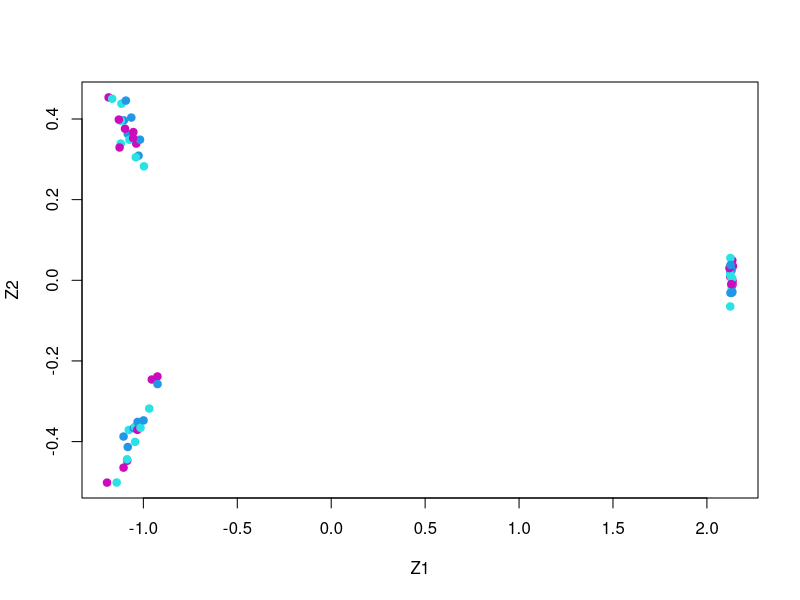

Here is the R script that generated this plot: (Note: this script raises an error after producing the figure.)
# MA 543/DS 502 HW5 - Problem 7/question 10
library('e1071')
set.seed(123)
# 60 random obs, 3 classes, 50 variables
# a
x = rnorm(3*20*50, mean = 0, sd = 0.1)
x = matrix(x + 0.5, ncol = 50)
x[1:20,2] = 1   # rows 1:20 are class1
x[21:40, 1] = 3 # rows 21:40 are class2
x[21:40, 2] = 3 
x[41:60, 1] = 1 # rows 41:60 are class3

# b
# PCA
pr.out = prcomp(x)
summary(pr.out)
plot(pr.out$x[,1:2], col = 4:6, xlab = 'Z1', ylab = 'Z2', pch = 19)

# c
# K = 3
km.out = kmeans(x, 3, nstart=20)
table(km.out$cluster, labels)

# d
# K = 2
km2.out = kmeans(x, 2, nstart=20)
table(km2.out$cluster, labels)

# e
# K = 4
km3.out = kmeans(x, 4, nstart=20)
table(km3.out$cluster, labels)

# f
# K = 3
km4.out = kmeans(x[,1:2], 3, nstart=20)
table(km4.out$cluster, labels)

# g
# default of scale() is sd=1
km5.out = kmeans(scale(x), 3, nstart=20)
table(km5.out$cluster, labels)